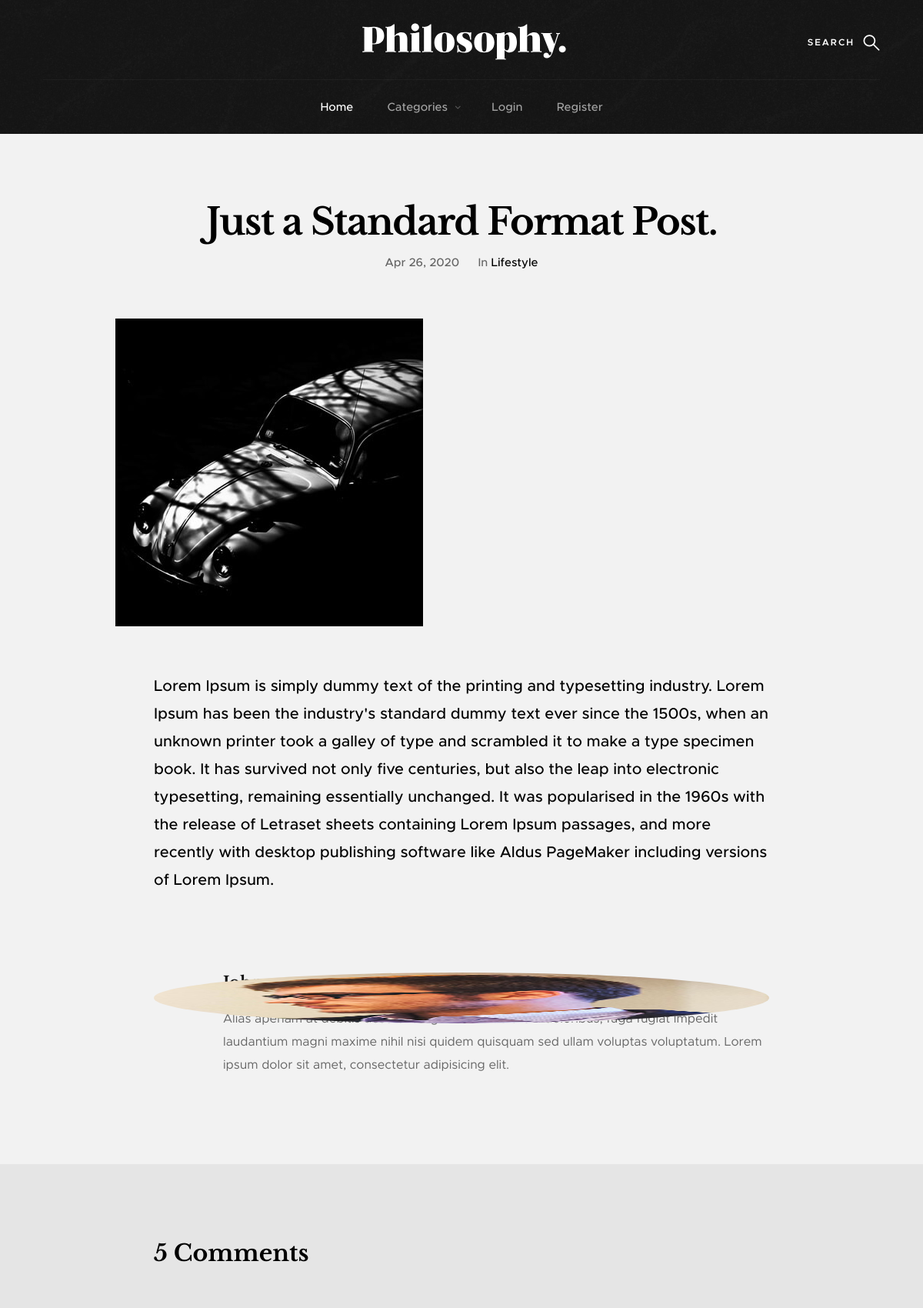
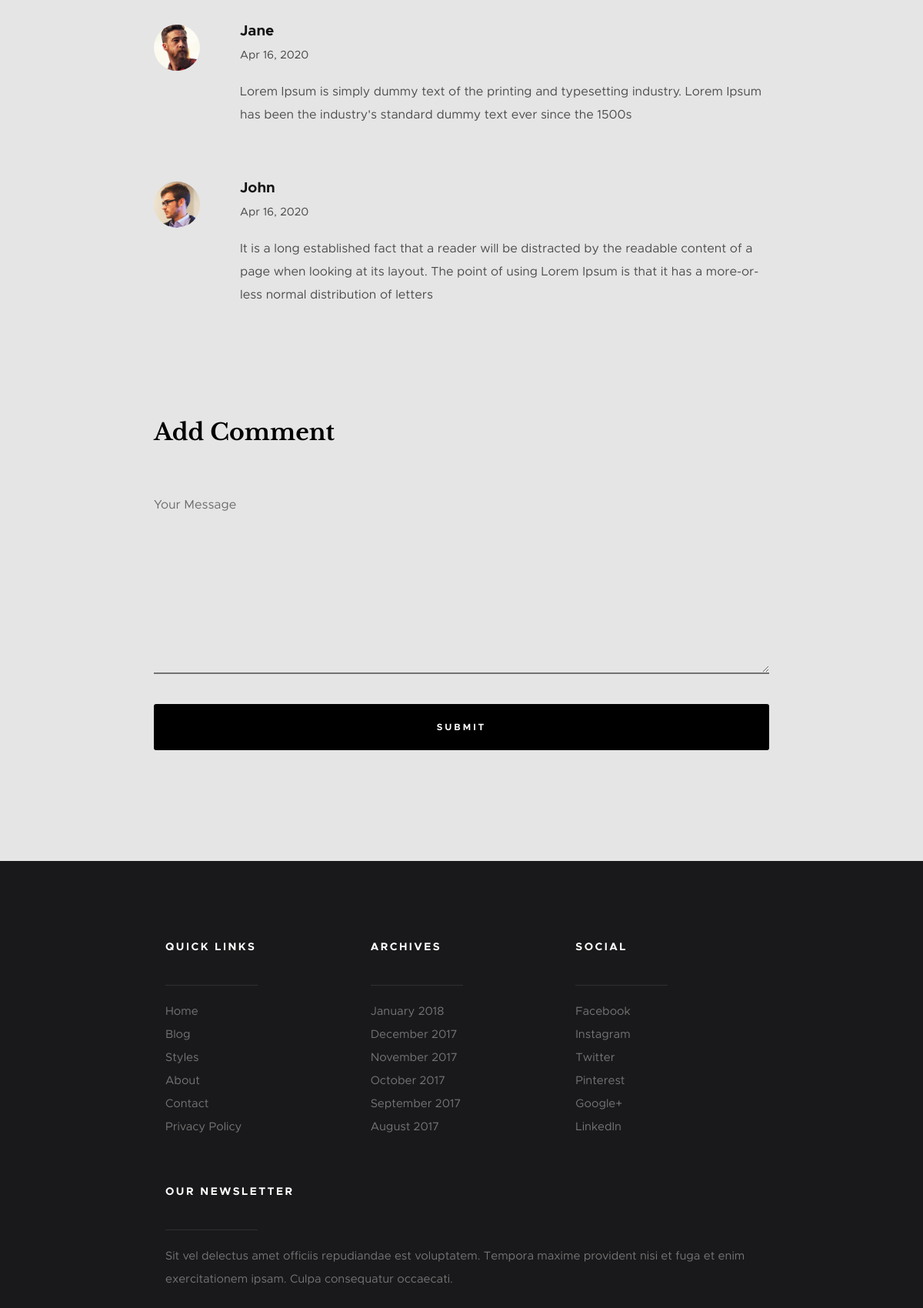
Page /single.php?id=1 (upper part) on the committed database (2 pictures, top to bottom).
### tables this page shows
CREATE TABLE `posts` (
  `id` int(11) NOT NULL,
  `title` varchar(191) NOT NULL,
  `content` text,
  `image` varchar(191) NOT NULL,
  `user_id` int(11) DEFAULT NULL,
  `category_id` int(11) DEFAULT NULL,
  `views` bigint(20) NOT NULL DEFAULT '0',
  `created_at` date DEFAULT NULL
);

CREATE TABLE `categories` (
  `id` int(11) NOT NULL,
  `name` varchar(191) NOT NULL,
  `created_at` date NOT NULL
);

CREATE TABLE `users` (
  `id` int(11) NOT NULL,
  `name` varchar(191) NOT NULL,
  `profile_image` varchar(191) DEFAULT NULL,
  `created_at` date DEFAULT NULL
);

CREATE TABLE `comments` (
  `id` int(11) NOT NULL,
  `comment` text NOT NULL,
  `user_id` int(11) DEFAULT NULL,
  `post_id` int(11) DEFAULT NULL,
  `created_at` date DEFAULT NULL
);

### single.php (the view, shortened to what this page needs)
<?php
    require_once "common/config.php";
    $postId = $_GET['id'];
    $sql = "SELECT * FROM posts WHERE id = " . $postId;
    $post = $con->query($sql)->fetch_assoc();
    $sql = "SELECT * FROM categories WHERE id = " . $post['category_id'];
    $postCategory = $con->query($sql)->fetch_assoc();
    $sql = "SELECT * FROM users WHERE id = " . $post['user_id'];
    $postUser = $con->query($sql)->fetch_assoc();
    $sql = "SELECT * FROM comments WHERE post_id = " . $post['id'];
    $comments = $con->query($sql);
?>
<!DOCTYPE html>
<html class="no-js" lang="en">
<head>
    <link rel="stylesheet" href="css/base.css">
    <link rel="stylesheet" href="css/vendor.css">
    <link rel="stylesheet" href="css/main.css">
</head>
<body id="top">
    <div class="s-pageheader">
        <?php include 'common/header.php'; ?>
    </div>
    <section class="s-content s-content--narrow s-content--no-padding-bottom">
        <article class="row format-standard">
            <div class="s-content__header col-full">
                <h1 class="s-content__header-title">
                    <?php echo $post['title'] ?>
                </h1>
                <ul class="s-content__header-meta">
                    <li class="date"><?php echo date('M d, Y', strtotime($post['created_at'])) ?></li>
                    <li class="cat">
                        In <a href="#0"><?php echo $postCategory['name'] ?></a>
                    </li>
                </ul>
            </div>
            <div class="s-content__media col-full">
                <div class="s-content__post-thumb">
                    <img src="<?php echo $post['image'] ?>" alt="" >
                </div>
            </div>
            <div class="col-full s-content__main">
                <p class="lead">
                    <?php echo $post['content'] ?>
                </p>
                <div class="s-content__author">
                    <img style="width: 100%;" src="<?php echo $postUser['profile_image'] ?>" alt="">
                    <div class="s-content__author-about">
                        <h4 class="s-content__author-name">
                            <a href="#0"><?php echo $postUser['name'] ?></a>
                        </h4>
                        <p>Alias aperiam at debitis deserunt dignissimos dolorem doloribus, fuga fugiat impedit laudantium magni maxime nihil nisi quidem quisquam sed ullam voluptas voluptatum. Lorem ipsum dolor sit amet, consectetur adipisicing elit.
                        </p>
                    </div>
                </div>
            </div>
        </article>
        <div class="comments-wrap">
            <div id="comments" class="row">
                <div class="col-full">
                    <h3 class="h2">5 Comments</h3>
                    <ol class="commentlist">
                        <?php
                            while($comment = $comments->fetch_assoc())
                            {
                                $sql = "SELECT * FROM users WHERE id = " . $comment['user_id'];
                                $commentUser = $con->query($sql)->fetch_assoc();
                                echo "<li class='depth-1 comment'>
                                        <div class='comment__avatar'>
                                            <img width='50' height='50' class='avatar' src='". $commentUser['profile_image'] ."' alt=''>
                                        </div>
                                        <div class='comment__content'>
                                            <div class='comment__info'>
                                                <cite>".$commentUser['name']."</cite>
                                                <div class='comment__meta'>
                                                    <time class='comment__time'>". date('M d, Y', strtotime($comment['created_at'])) ."</time>
                                                </div>
                                            </div>
                                            <div class='comment__text'>
                                            <p>". $comment['comment'] ."</p>
                                            </div>
                                        </div>
                                    </li>";
                            }
                        ?>
                    </ol>
                    <div class="respond">
                        <h3 class="h2">Add Comment</h3>
                        <form name="contactForm" id="contactForm" method="post" action="">
                            <fieldset>
                                <div class="message form-field">
                                    <textarea name="comment" id="cMessage" class="full-width" placeholder="Your Message"></textarea>
                                </div>
                                <button type="submit" class="submit btn--primary btn--large full-width">Submit</button>
                            </fieldset>
                        </form>
                    </div>
                </div>
            </div>
        </div>
    </section>
    <?php include 'common/footer.php'; ?>
</body>
</html>

### css/base.css (style rules this page uses)
html { font-family: sans-serif; line-height: 1.15; -ms-text-size-adjust: 100%; -webkit-text-size-adjust: 100%; }
body { margin: 0; }
article, aside, footer, header, nav, section { display: block; }
h1 { font-size: 2em; margin: 0.67em 0; }
a { background-color: transparent; -webkit-text-decoration-skip: objects; }
img { border-style: none; }
button, input, optgroup, select, textarea { font-family: sans-serif; font-size: 100%; line-height: 1.15; margin: 0; }
button, input { overflow: visible; }
button, select { text-transform: none; }
button, html [type="button"], [type="reset"], [type="submit"] { -webkit-appearance: button; }
fieldset { border: 1px solid #c0c0c0; margin: 0 2px; padding: 0.35em 0.625em 0.75em; }
textarea { overflow: auto; }
html { font-size: 62.5%; box-sizing: border-box; }
*, *::before, *::after { box-sizing: inherit; }
body { font-weight: normal; line-height: 1; word-wrap: break-word; text-rendering: optimizeLegibility; -webkit-overflow-scrolling: touch; -webkit-text-size-adjust: none; }
body, input, button { -moz-osx-font-smoothing: grayscale; -webkit-font-smoothing: antialiased; }
img, video { max-width: 100%; height: auto; }
div, dl, dt, dd, ul, ol, li, h1, h2, h3, h4, h5, h6, pre, form, p, blockquote, th, td { margin: 0; padding: 0; }
h1, h2, h3, h4, h5, h6 { -webkit-font-smoothing: auto; -webkit-font-smoothing: antialiased; -webkit-font-variant-ligatures: common-ligatures; -moz-font-variant-ligatures: common-ligatures; font-variant-ligatures: common-ligatures; text-rendering: optimizeLegibility; }
ol, ul { list-style: none; }
li { display: block; }
a { text-decoration: none; line-height: inherit; }
fieldset { margin: 0; padding: 0; }
input[type="email"], input[type="number"], input[type="search"], input[type="text"], input[type="tel"], input[type="url"], input[type="password"], textarea { -webkit-appearance: none; -moz-appearance: none; -ms-appearance: none; -o-appearance: none; appearance: none; }
.row { width: 94%; max-width: 1200px; margin: 0 auto; }
.row:after { content: ""; display: table; clear: both; }
[class*="col-"] { float: left; padding: 0 20px; }
.col-twelve, .col-full { width: 100%; }
@media only screen and (max-width: 1200px) { [class*="col-"] { padding: 0 15px; } }
.full-width { width: 100%; }

### rows in the picture
posts: title "Just a Standard Format Post.", created_at "Apr 26, 2020", image (picture), content "Lorem Ipsum is simply dummy text of the printing and typesetting industry. Lorem Ipsum has been the industry's standard dummy text ever since the 1500s, when an unknown printer took a galley of type and scrambled it to make a type specimen book. It has survived not only five centuries, but also the leap into electronic typesetting, remaining essentially unchanged. It was popularised in the 1960s with the release of Letraset sheets containing Lorem Ipsum passages, and more recently with desktop publishing software like Aldus PageMaker including versions of Lorem Ipsum."
categories: name "Lifestyle"
users: profile_image (picture)
comments: user.profile_image (picture), user.name "Jane", created_at "Apr 16, 2020", comment "Lorem Ipsum is simply dummy text of the printing and typesetting industry. Lorem Ipsum has been the industry's standard dummy text ever since the 1500s"
comments: user.profile_image (picture), user.name "John", created_at "Apr 16, 2020", comment "It is a long established fact that a reader will be distracted by the readable content of a page when looking at its layout. The point of using Lorem Ipsum is that it has a more-or-less normal distribution of letters"
